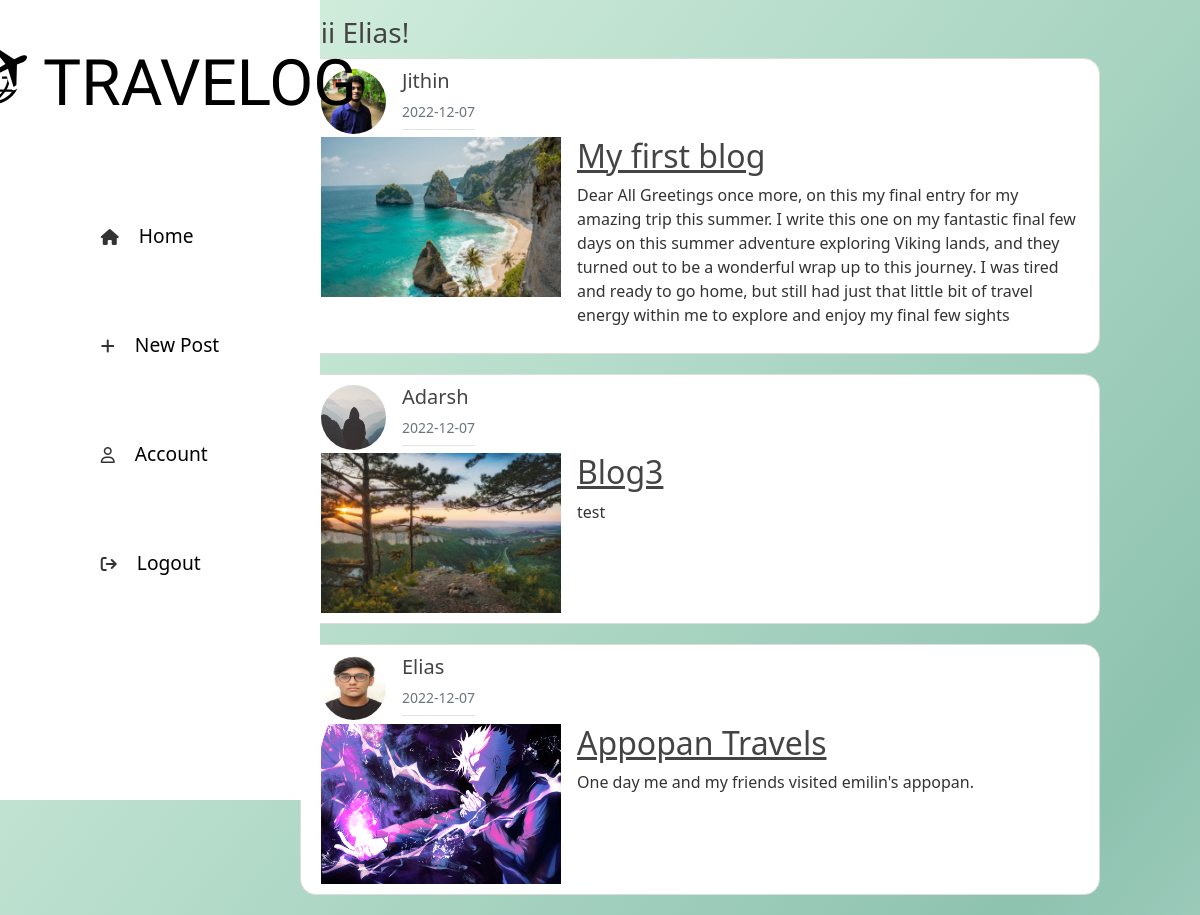
Page /dashboard (signed in) on the committed database.
### app/models.py (models this page shows, shortened)
class User(db.Model, UserMixin):
    id=db.Column(db.Integer, primary_key=True)
    username = db.Column(db.String(20), nullable=False)
    email = db.Column(db.String(120), unique=True, nullable=True)
    image_file = db.Column(db.String(20), nullable=False, default='default.jpg')
    password = db.Column(db.String(80), nullable=False)
    posts = db.relationship('Post', backref='author', lazy=True)

class Post(db.Model):
    id = db.Column(db.Integer, primary_key=True)
    title = db.Column(db.String(100), nullable=False)
    date_posted = db.Column(db.DateTime, nullable=False, default=datetime.utcnow)
    content = db.Column(db.Text, nullable=False)
    user_id = db.Column(db.Integer, db.ForeignKey('user.id'), nullable=False)
    blog_image = db.Column(db.String(20), nullable=False, default='default-blog.png')

### app/routes.py (the view)
@app.route('/dashboard', methods=['GET', 'POST'])
@login_required
def dashboard():
    posts=Post.query.all()
    return render_template("dashboard.html", posts=posts)

### app/routes.py (called while the page is built)
@login_manager.user_loader
def load_user(user_id):
    return User.query.get(int(user_id))

### app/templates/dashboard.html
{% extends "layout.html" %}
{% block content %}
<h3>Hii {{current_user.username}}!</h3>
{% for post in posts %}
<article class="media content-section">
    <div style="display: flex; flex-direction: row; margin-bottom: 0.2rem;">
        <img class="rounded-circle article-img" src="{{ url_for('static', filename='profile-pics/' + post.author.image_file) }}"/>
        <div class="article-metadata">
            <h5 class="mr-2">{{ post.author.username }}</h5>
            <small class="text-muted">{{ post.date_posted.strftime('%Y-%m-%d') }}</small>
        </div>
    </div>
    <div class="media-body">
        <div class="article-content">
            <img src="../static/blog-pics/{{ post.blog_image }}" style="height: 10rem; width: 15rem" />
            <div style="display: flex; flex-direction: column">
                <h2><a class="article-title" href="{{ url_for('post', post_id = post.id) }}">{{ post.title }}</a></h2>
                <p class="article-content">{{ post.content }}</p>
            </div>
        </div>
    </div>
</article>
{% endfor %}
{% endblock content %}

### app/static/main.css (style rules this page uses)
body { background: linear-gradient(129deg, #def5e5, #8ec3b0, #ffffff); background-size: 180% 180%; min-height: 100vh; animation: gradient-animation 12s ease infinite; background-repeat: no-repeat; color: #333333; margin-top: 1rem; }
h1, h2, h3, h4, h5, h6 { color: #444444; }
.content-section { background: #ffffff; padding: 10px 20px; border: 1px solid #dddddd; border-radius: 3px; margin-bottom: 20px; border-radius: 1rem; width: 50rem; }
.article-title { color: #444444; }
.article-content { white-space: pre-line; }
.article-img { height: 65px; width: 65px; margin-right: 16px; }
.article-metadata { display: flex; flex-direction: column; padding-bottom: 1px; margin-bottom: 4px; border-bottom: 1px solid #e3e3e3 }
.article-content { display: flex; gap: 1rem; }

### rows in the picture
User: username "Elias"
Post: image_file (picture), author.username "Jithin", date_posted "2022-12-07", blog_image (picture), title "My first blog", content "Dear All Greetings once more, on this my final entry for my amazing trip this summer. I write this one on my fantastic final few days on this summer adventure exploring Viking lands, and they turned out to be a wonderful wrap up to this journey. I was tired and ready to go home, but still had just that little bit of travel energy within me to explore and enjoy my final few sights"
Post: image_file (placeholder picture), author.username "Adarsh", date_posted "2022-12-07", blog_image (picture), title "Blog3", content "test"
Post: image_file (picture), author.username "Elias", date_posted "2022-12-07", blog_image (picture), title "Appopan Travels", content "One day me and my friends visited emilin's appopan."
